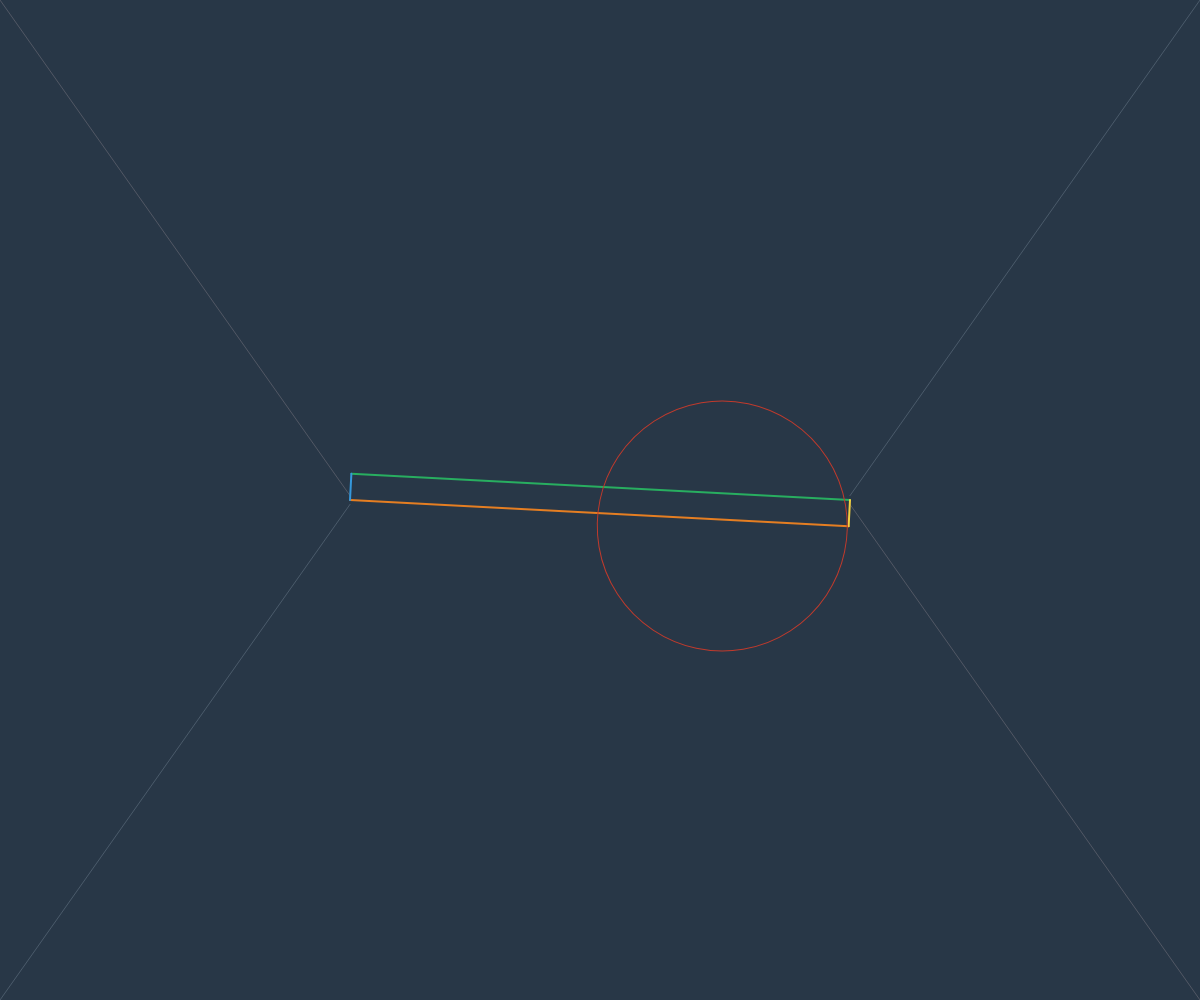
Frame 1 (no input)
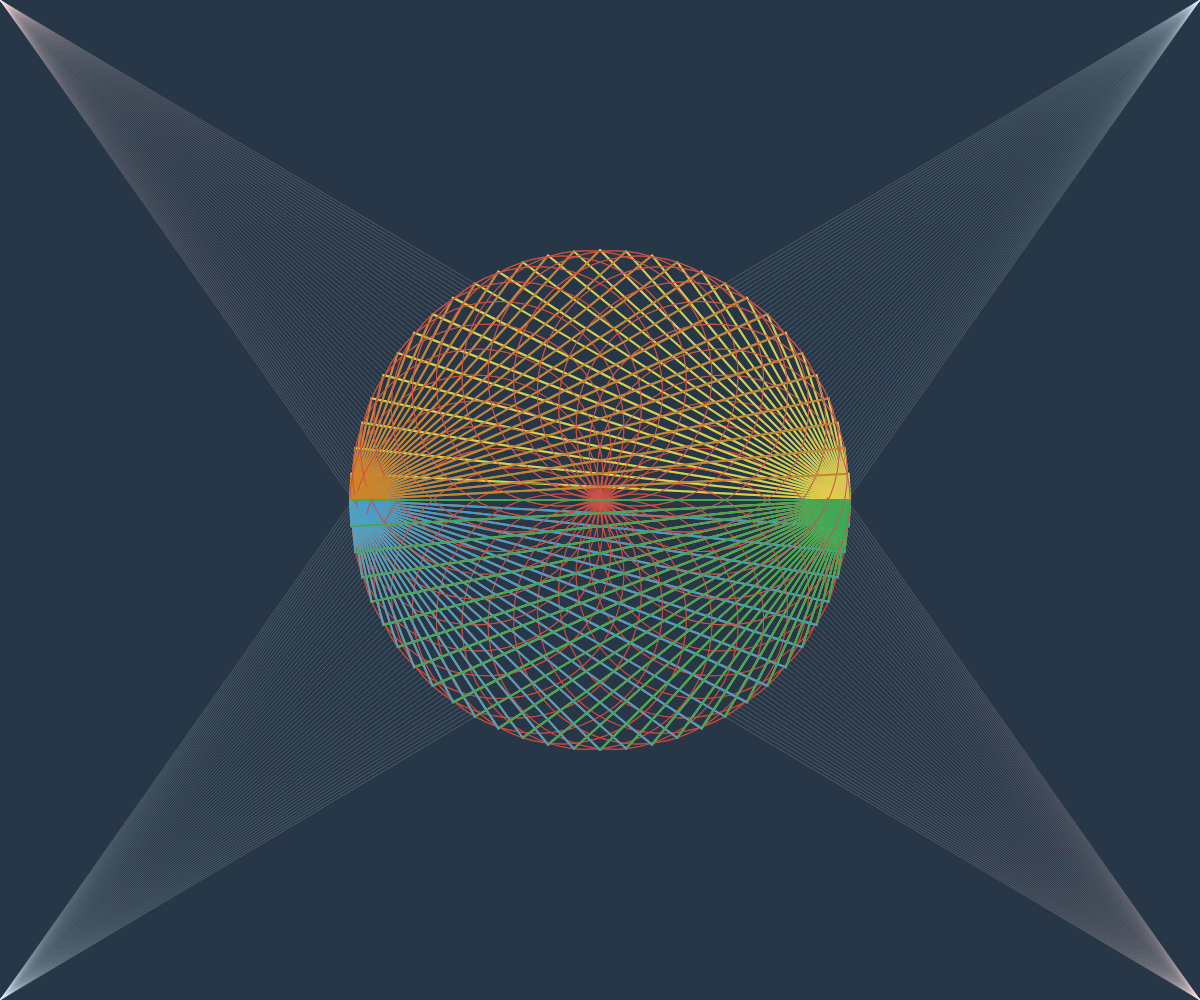
Frame 60 (no input)
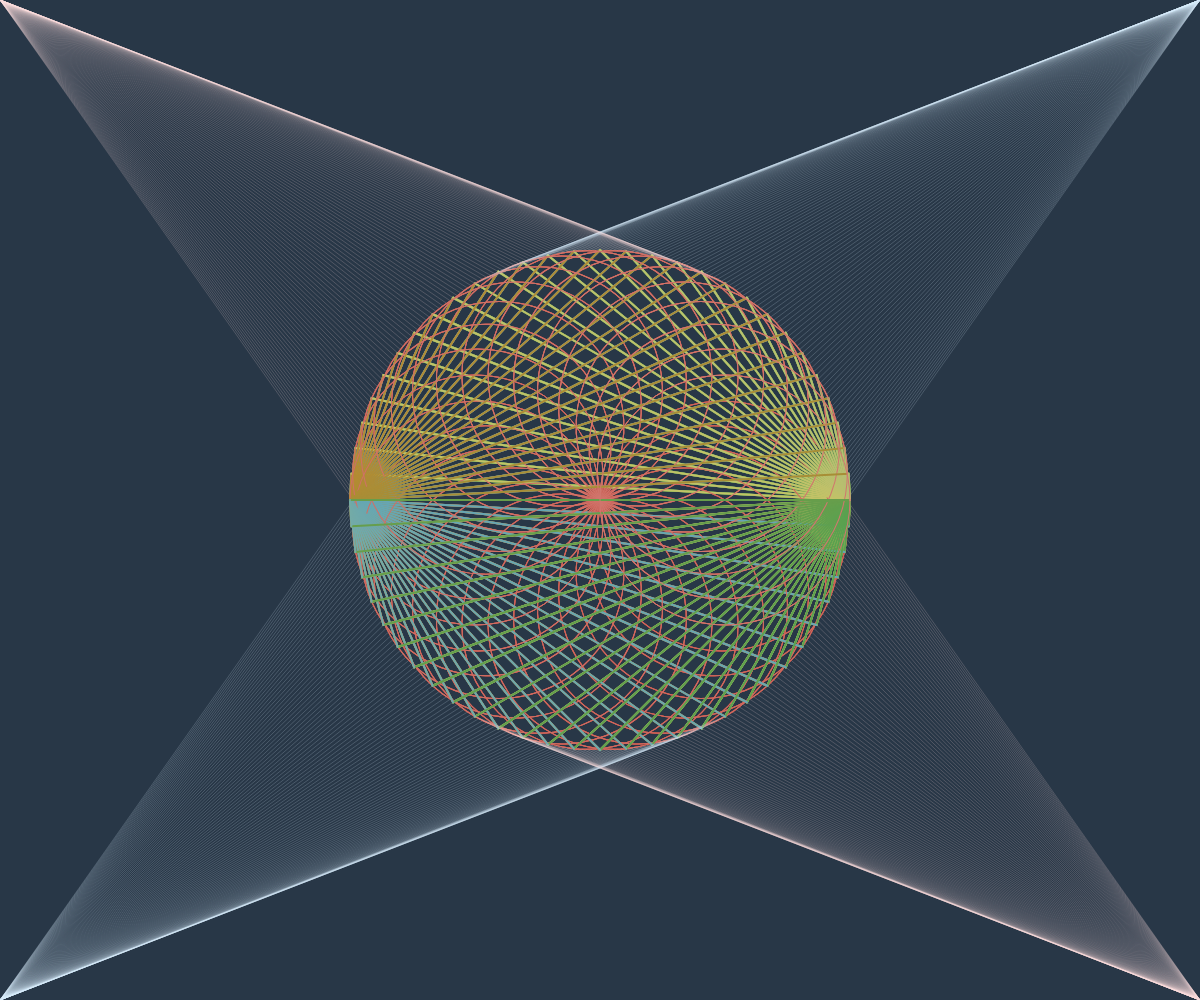
Frame 120 (the mouse pressed at the canvas centre since frame 60)

The p5.js sketch that drew these frames (run headless with seeded random() and noise() and a simulated clock; from frame 60 on, the mouse is pressed at the canvas centre):

// p5.js sketch
// ── sketch.js
function preload(){
  // put preload code here
}

function setup() {
  // put setup code here
  createCanvas(windowWidth,windowHeight);
  background(40, 55, 71);
  angleMode(DEGREES);
  frameRate(60);
}

function draw () {

//light 1
  push ();
  stroke(250, 219, 216);
  strokeWeight (0.2);
  translate (width/2, height/2);
  line (-width/2,-height/2, -cos(frameCount)*250, -sin (frameCount)*250);
  pop ();

//light 3
  push ();
  stroke(214, 234, 248);
  strokeWeight (0.2);
  translate (width/2, height/2);
  line (-width/2,height/2, -cos(frameCount)*250, sin (frameCount)*250);
  pop ();

//light 2
  push ();
  stroke(250, 219, 216);
  strokeWeight (0.2);
  translate (width/2, height/2);
  line (width/2,height/2, cos(frameCount)*250, sin (frameCount)*250);
  pop ();

//light 4
  push ();
  stroke(214, 234, 248);
  strokeWeight (0.2);
  translate (width/2, height/2);
  line (width/2,-height/2, cos(frameCount)*250, -sin (frameCount)*250);
  pop ();


//orange - green
  push ();
  stroke(lerpColor(color(230, 126, 34), color(39, 174, 96), frameCount/360));
  strokeWeight (2);
  translate (width/2, height/2);
  line (-250,0, cos(frameCount*6)*250, sin (frameCount*6)*250);
  pop ();

//green - orange
  push ();
  stroke(lerpColor(color(39, 174, 96), color(230, 126, 34), frameCount/360));
  strokeWeight (2);
  translate (width/2, height/2);
  line (250,0, -cos(frameCount*6)*250, -sin (frameCount*6)*250);
  pop ();


//blue - yellow
  push ();
  stroke(lerpColor(color(52, 152, 219), color(244, 208, 63), frameCount/360));
  strokeWeight (2);
  translate (width/2, height/2);
  line (-250,0, -cos(frameCount*6)*250, -sin (frameCount*6)*250);
  pop ();

//yellow - blue
  push ();
  stroke(lerpColor(color(244, 208, 63), color(52, 152, 219), frameCount/360));
  strokeWeight (2);
  translate (width/2, height/2);
  line (250,0, cos(frameCount*6)*250, sin (frameCount*6)*250);
  pop ();


//momentum wheel
  push ()
  stroke (lerpColor(color(192, 57, 43), color(244, 246, 247), frameCount/360));
  strokeWeight (1);
  noFill ();
  translate (width/2,height/2);
  rotate (frameCount*12);
  ellipse (125, 0,250);
  pop()



  if (frameCount == 360) {
    noLoop ();
  }


}
